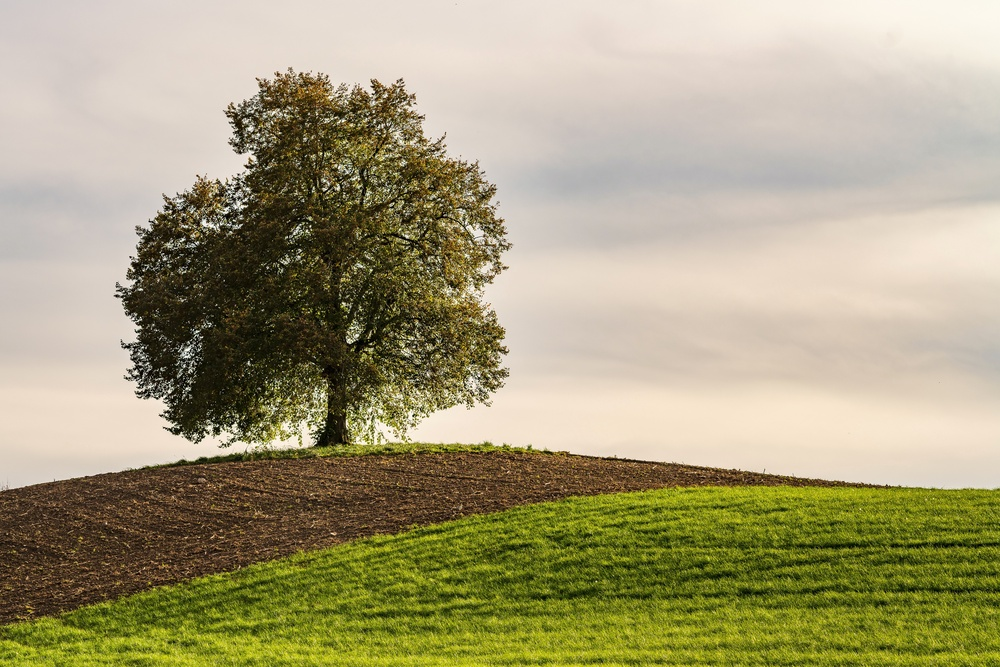
#> input picture assets/1.jpg, 1000 x 667 px, shrunk from 3240 x 2160 before the run, found by its file name; its folder holds 4 pictures in this run
$ python main.py
#> lines starting #> are read from the running program, lines starting #| are printed output that depends on the picture
import os
from typing import Callable

import cv2
import matplotlib.pyplot as plt
import numpy as np
from numpy.typing import ArrayLike

assets = sorted(
    os.listdir("assets"),
    key=lambda name: int(name.split(".")[0]),
)


def segments(image: ArrayLike, lon: int, lat: int, apply: Callable[[ArrayLike], ArrayLike]) -> ArrayLike:
    h, w = np.shape(image)
    seg_h, seg_w = (h // lon), (w // lon)

    return np.array(
        sorted(
            [
                apply(image[(row * seg_h) : ((row + 1) * seg_h), (col * seg_w) : ((col + 1) * seg_w)])
                for row in range(lat)
                for col in range(lon)
            ]
        )
    )


def distance(x: ArrayLike, y: ArrayLike) -> float:
    return np.linalg.norm(x - y)


def draw_heatmap(heatmap: ArrayLike, labels_x: list[str], labels_y: list[str]) -> None:
    fig, ax = plt.subplots()
    ax.imshow(heatmap)

    ax.set_xticks(np.arange(len(labels_x)), labels=labels_x)
    ax.set_yticks(np.arange(len(labels_y)), labels=labels_y)

    plt.setp(ax.get_xticklabels(), rotation=45, ha="right", rotation_mode="anchor")

    for i in range(len(labels_x)):
        for j in range(len(labels_y)):
            ax.text(j, i, f"{heatmap[i, j]:.1f}", ha="center", va="center", color="w", rotation=45)

    fig.tight_layout()
    plt.show()


def main():
    images = [cv2.imread(os.path.join("assets", f), flags=0) for f in assets]
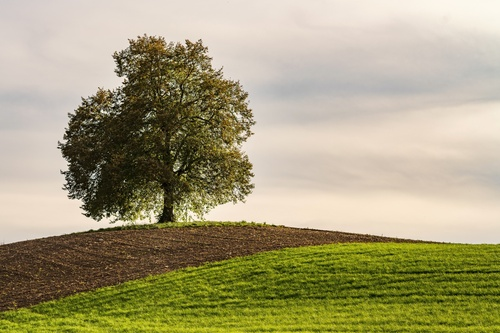
#> input picture assets/2.jpg, 500 x 333 px, shrunk from 1620 x 1080 before the run, found by its file name
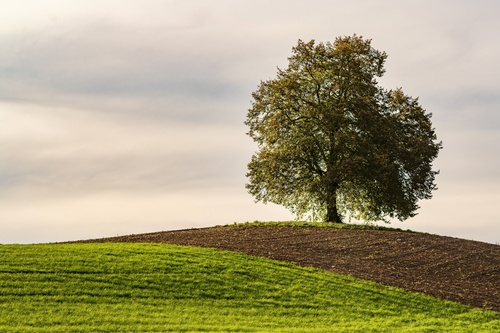
#> input picture assets/3.jpg, 500 x 333 px, shrunk from 1620 x 1080 before the run, found by its file name
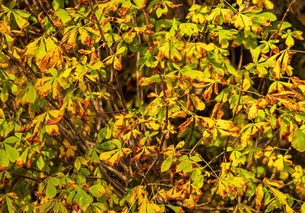
#> input picture assets/10.jpg, 305 x 213 px, shrunk from 988 x 690 before the run, found by its file name

    scores = [segments(image, lon=8, lat=8, apply=lambda segment: np.mean(segment)) for image in images]
#> scores = 4 items

    distances = np.array([distance(score1, score2) for score1 in scores for score2 in scores]).reshape(
        len(scores), len(scores)
    )
#> distances = [[0, 21.09, 22.2, 513.5], [21.09, 0, 15.96, 519.6], [22.2, 15.96, 0, 520.9], [513.5, 519.6, 520.9, 0]]

    draw_heatmap(distances, assets, assets)
#> in draw_heatmap, `plt.show()`:
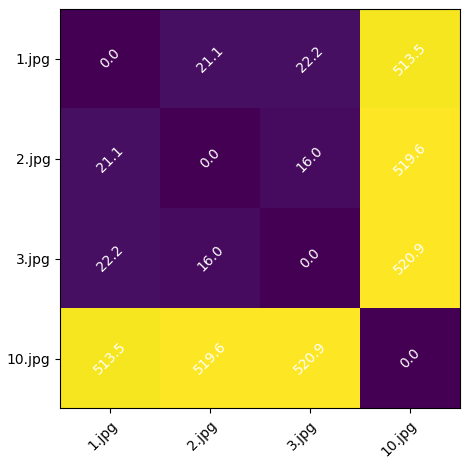
#> figure drawn by matplotlib, 1 panel


if __name__ == "__main__":
    main()
